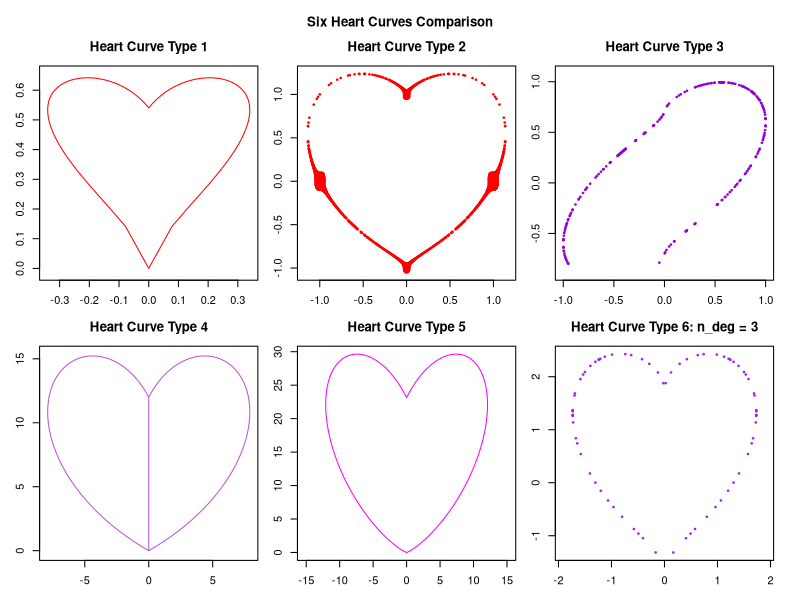

This chart was generated by the following R code:
heart_eq1 <- function(n_pat = 101, epsilon = 1e-6) {
  t <- seq(-1, 1, length.out = n_pat)
  x <- sin(t) * cos(t) * log(abs(t) + epsilon)
  y <- sqrt(abs(t)) * cos(t)
  
  plot(x, y, type = "l", asp = 1, main = "Heart Curve Type 1",
       xlab = "", ylab = "", col = "red")
}

heart_eq2 <- function(n_pat = 500) {
  x <- seq(-1.25, 1.25, length.out = n_pat)
  y <- seq(-1.1, 1.25, length.out = n_pat)
  X <- rep(x, each = length(y))
  Y <- rep(y, times = length(x))
  F <- (X^2 + Y^2 - 1)^3 - (X^2) * (Y^3)
  
  zero_idx <- which(abs(F) < 1e-3)
  plot(X[zero_idx], Y[zero_idx], pch = 20, cex = 0.5, col = "red", 
       asp = 1, main = "Heart Curve Type 2", xlab = "", ylab = "")
}

heart_eq3 <- function(n_pat = 500) {
  x <- seq(-1.1, 1.1, length.out = n_pat)
  y <- seq(-0.8, 1.1, length.out = n_pat)
  X <- rep(x, each = length(y))
  Y <- rep(y, times = length(x))
  cbrt_x2 <- sign(X) * abs(X)^(2/3)
  F <- X^2 + 2*(0.6 * cbrt_x2 - Y)^2 - 1
  
  zero_idx <- which(abs(F) < 1e-3)
  plot(X[zero_idx], Y[zero_idx], pch = 20, cex = 0.5, col = "#9400D3", 
       asp = 1, main = "Heart Curve Type 3", xlab = "", ylab = "")
}

heart_eq4 <- function(n_pat = 500) {
  t <- seq(0, 60, length.out = n_pat)
  poly_term <- -t^2 + 40*t + 1200
  x1 <- -0.01 * poly_term * sin(pi * t / 180)
  y1 <- 0.01 * poly_term * cos(pi * t / 180)
  x2 <- 0.01 * poly_term * sin(pi * t / 180)
  y2 <- y1
  
  plot(c(x1, x2), c(y1, y2), type = "l", asp = 1, col = "#BA55D3",
       main = "Heart Curve Type 4", xlab = "", ylab = "")
}

heart_eq5 <- function(n_pat = 500) {
  t1 <- seq(-pi, -pi/2, length.out = n_pat)
  t2 <- seq(pi/2, pi, length.out = n_pat)
  r1 <- (sin(t1))^7 * exp(2 * abs(t1))
  r2 <- (sin(t2))^7 * exp(2 * abs(t2))
  
  x1 <- r1 * cos(t1); y1 <- r1 * sin(t1)
  x2 <- r2 * cos(t2); y2 <- r2 * sin(t2)
  
  plot(c(x1, x2), c(y1, y2), type = "l", asp = 1, col = "magenta",
       main = "Heart Curve Type 5", xlab = "", ylab = "")
}

heart_eq6 <- function(n_deg = 3, n_pat = 500) {
  r <- (n_deg + 5) / 3
  x <- seq(-r*0.8, r*0.8, length.out = n_pat)
  y <- seq(-r*0.8, r, length.out = n_pat)
  X <- rep(x, each = length(y))
  Y <- rep(y, times = length(x))
  F <- X^2 + (Y - abs(X)^(1/2))^2 - n_deg
  
  zero_idx <- which(abs(F) < 1e-3)
  plot(X[zero_idx], Y[zero_idx], pch = 20, cex = 0.5, col = "purple", 
       asp = 1, main = paste("Heart Curve Type 6: n_deg =", n_deg), 
       xlab = "", ylab = "")
}

# Test it:
plot_all_hearts_grid <- function() {
  # Set up 3x2 grid layout (3 columns, 2 rows)
  par(mfrow = c(2, 3), mar = c(2, 2, 3, 1), oma = c(1, 1, 2, 1))
  
  # Plot each heart curve
  heart_eq1()
  heart_eq2()
  heart_eq3()
  heart_eq4()
  heart_eq5()
  heart_eq6()
  
  # Add overall title
  title("Six Heart Curves Comparison", outer = TRUE, line = 0)
  
  # Reset layout
  par(mfrow = c(1, 1))
}

# Usage
plot_all_hearts_grid()